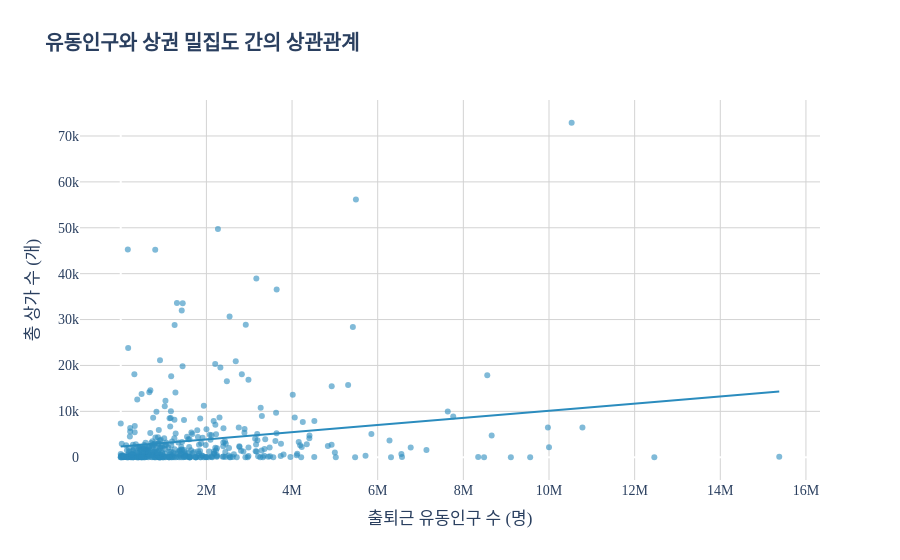

The cell this chart's notebook holds for it:
### Code cell
df_corr = pd.read_csv('correlation.csv')
df_corr = df_corr.dropna()
df_corr = df_corr[df_corr['total_stores'] > 0]

fig4 = px.scatter(
    df_corr,
    x='peak_traffic',
    y='total_stores',
    hover_name='station_name', 
    trendline='ols',          
    title='<b>유동인구와 상권 밀집도 간의 상관관계</b>',
    labels={
        'peak_traffic': '출퇴근 유동인구 수 (명)',
        'total_stores': '총 상가 수 (개)'
    },
    opacity=0.6, 
    color_discrete_sequence=['#2b8cbe']
)
fig4.update_layout(
    font=dict(family="Malgun Gothic", size=14),
    plot_bgcolor='white', 
    hovermode='closest'
)
fig4.update_xaxes(showgrid=True, gridwidth=1, gridcolor='LightGray')
fig4.update_yaxes(showgrid=True, gridwidth=1, gridcolor='LightGray')

fig4.show()

### Figure 1 — Plotly figure (JSON) as saved in the notebook; plotly's stock layout.template omitted (floating-point values rounded to 4 significant figures; data arrays with more than 128 entries replaced by an {"elided": "..."} marker saying what was removed)
{"data": [{"hovertemplate": "<b>%{hovertext}</b><br><br>출퇴근 유동인구 수 (명)=%{x}<br>총 상가 수 (개)=%{y}<extra></extra>", "hovertext": {"elided": "430 str values"}, "legendgroup": "", "marker": {"color": "#2b8cbe", "opacity": 0.6, "symbol": "circle"}, "mode": "markers", "name": "", "orientation": "v", "showlegend": false, "type": "scatter", "x": {"elided": "430 float values"}, "xaxis": "x", "y": {"elided": "430 int values"}, "yaxis": "y"}, {"hovertemplate": "<b>OLS trendline</b><br>total_stores = 0.000778622 * peak_traffic + 2341.86<br>R<sup>2</sup>=0.037942<br><br>출퇴근 유동인구 수 (명)=%{x}<br>총 상가 수 (개)=%{y} <b>(trend)</b><extra></extra>", "legendgroup": "", "marker": {"color": "#2b8cbe", "symbol": "circle"}, "mode": "lines", "name": "", "showlegend": false, "type": "scatter", "x": {"elided": "430 float values"}, "xaxis": "x", "y": {"elided": "430 float values"}, "yaxis": "y"}], "layout": {"font": {"family": "Malgun Gothic", "size": 14}, "hovermode": "closest", "legend": {"tracegroupgap": 0}, "plot_bgcolor": "white", "title": {"text": "<b>유동인구와 상권 밀집도 간의 상관관계</b>"}, "xaxis": {"anchor": "y", "domain": [0, 1], "gridcolor": "LightGray", "gridwidth": 1, "showgrid": true, "title": {"text": "출퇴근 유동인구 수 (명)"}}, "yaxis": {"anchor": "x", "domain": [0, 1], "gridcolor": "LightGray", "gridwidth": 1, "showgrid": true, "title": {"text": "총 상가 수 (개)"}}}}
